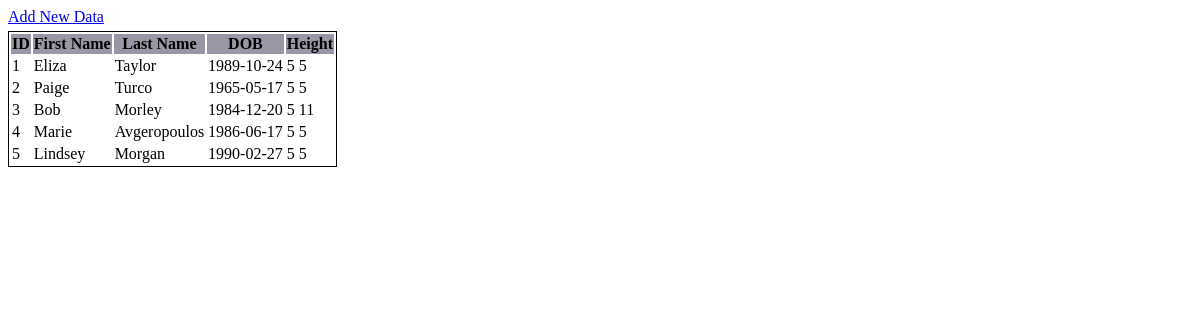
Screenshot of /week2/lab2/view.php with the database file from the repository.
### tables this page shows
CREATE TABLE IF NOT EXISTS `actors` (
  `id` int(11) NOT NULL,
  `firstname` varchar(200) NOT NULL,
  `lastname` varchar(200) NOT NULL,
  `dob` date NOT NULL,
  `height` varchar(10) NOT NULL
);

### week2/lab2/view.php (the view, shortened to what this page needs)
<!DOCTYPE html>
<html>
    <head>
        <link rel="stylesheet" type="text/css" href="styles.css">
    </head>
    <body>
        <a href="add.php">Add New Data</a>
        <?php
        $db = getDatabase();
        $stmt = $db->prepare("SELECT * FROM actors");
        $results = array();
        if ($stmt->execute() && $stmt->rowCount() > 0) {
            $results = $stmt->fetchAll(PDO::FETCH_ASSOC);
        }
        ?>
        <table>
            <thead>
                <tr>
                    <th>ID</th>
                    <th>First Name</th>
                    <th>Last Name</th>
                    <th>DOB</th>
                    <th>Height</th>
                </tr>
            </thead>
            <?php foreach ($results as $row): ?>
                <tr>
                    <td><?php echo $row['id']; ?></td>
                    <td><?php echo $row['firstname']; ?></td>
                    <td><?php echo $row['lastname']; ?></td>
                    <td><?php echo $row['dob']; ?></td>
                    <td><?php echo $row['height']; ?></td>
                </tr>
            <?php endforeach; ?>
        </table>
    </body>
</html>

### week2/lab2/styles.css (style rules this page uses)
table { border: 1px solid black; margin-top:5px; }
thead { background-color:#9797A6; }

### rows the page displays
actors: id "1", firstname "Eliza", lastname "Taylor", dob "1989-10-24", height "5 5"
actors: id "2", firstname "Paige", lastname "Turco", dob "1965-05-17", height "5 5"
actors: id "3", firstname "Bob", lastname "Morley", dob "1984-12-20", height "5 11"
actors: id "4", firstname "Marie", lastname "Avgeropoulos", dob "1986-06-17", height "5 5"
actors: id "5", firstname "Lindsey", lastname "Morgan", dob "1990-02-27", height "5 5"
